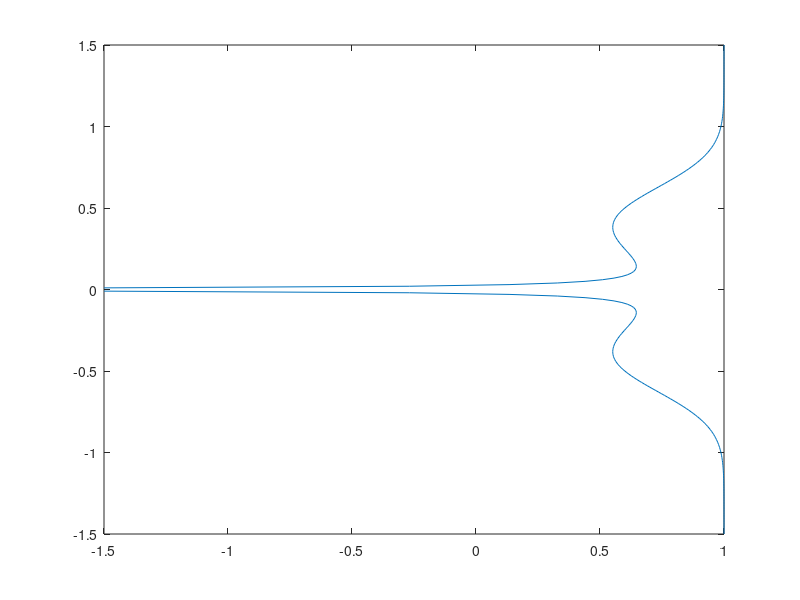

The MATLAB script that drew this image:
% Gaussian annular wake, empirical fit, test file

clc
clear
close all

rGauss = (-1.5:0.01:1.5)';
Rp = 0.5; 
b = 0.3; 
deltaU = 0.4; 
ufit = 1 - (Rp./abs(rGauss)).*deltaU.*(exp(-(rGauss-Rp).^2/b^2)+exp(-(rGauss+Rp).^2/b^2)); 
plot(ufit,rGauss)